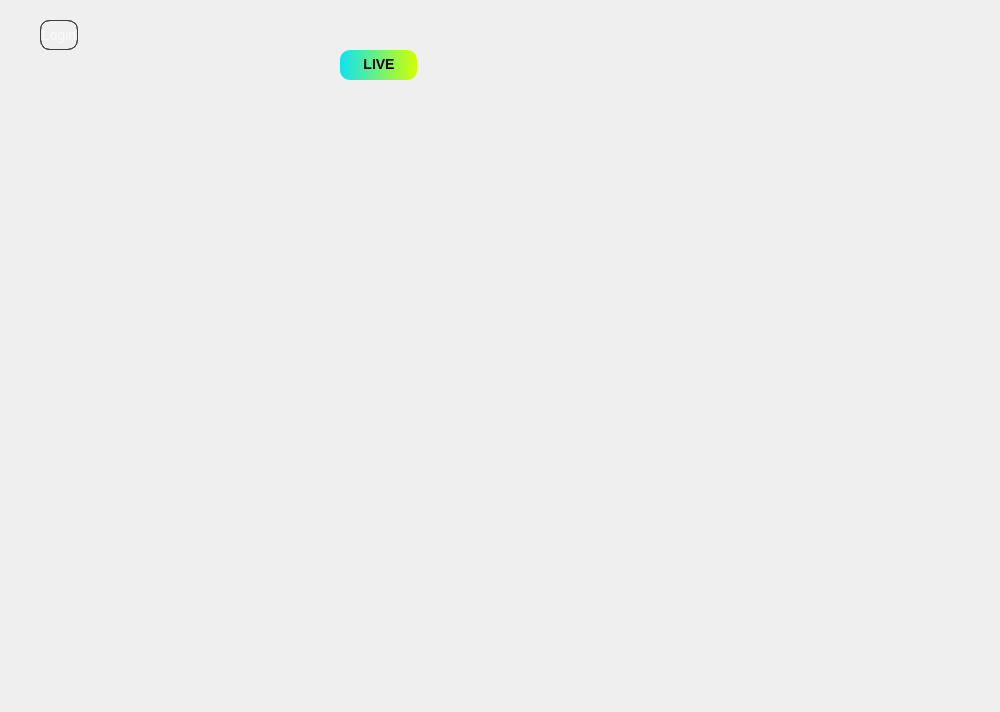
<?xml version="1.0" encoding="UTF-8"?>
<ui version="4.0">
 <class>AFMainFrameGuide</class>
 <widget class="QWidget" name="AFMainFrameGuide">
  <property name="geometry">
   <rect>
    <x>0</x>
    <y>0</y>
    <width>1000</width>
    <height>712</height>
   </rect>
  </property>
  <property name="windowTitle">
   <string>Form</string>
  </property>
  <layout class="QVBoxLayout" name="verticalLayout_4">
   <property name="spacing">
    <number>0</number>
   </property>
   <property name="leftMargin">
    <number>0</number>
   </property>
   <property name="topMargin">
    <number>0</number>
   </property>
   <property name="rightMargin">
    <number>0</number>
   </property>
   <property name="bottomMargin">
    <number>0</number>
   </property>
   <item>
    <widget class="QWidget" name="widget_Space" native="true">
     <property name="sizePolicy">
      <sizepolicy hsizetype="Expanding" vsizetype="Expanding">
       <horstretch>0</horstretch>
       <verstretch>0</verstretch>
      </sizepolicy>
     </property>
     <widget class="AFQHoverWidget" name="widget_Login" native="true">
      <property name="geometry">
       <rect>
        <x>40</x>
        <y>20</y>
        <width>38</width>
        <height>30</height>
       </rect>
      </property>
      <property name="minimumSize">
       <size>
        <width>0</width>
        <height>0</height>
       </size>
      </property>
      <property name="maximumSize">
       <size>
        <width>60</width>
        <height>30</height>
       </size>
      </property>
      <property name="styleSheet">
       <string notr="true">	border-radius: 10px;
	border: 1px solid #3a3d42;
	background:transparent;</string>
      </property>
      <layout class="QHBoxLayout" name="horizontalLayout">
       <property name="spacing">
        <number>0</number>
       </property>
       <property name="leftMargin">
        <number>0</number>
       </property>
       <property name="topMargin">
        <number>0</number>
       </property>
       <property name="rightMargin">
        <number>0</number>
       </property>
       <property name="bottomMargin">
        <number>0</number>
       </property>
       <item>
        <widget class="QLabel" name="label_Login">
         <property name="maximumSize">
          <size>
           <width>16777215</width>
           <height>16777215</height>
          </size>
         </property>
         <property name="styleSheet">
          <string notr="true">color: rgba(255, 255, 255, 0.70);
	font-size: 14px;
	font-style: normal;
	font-weight: normal;
	line-height: normal;
	text-align: center;</string>
         </property>
         <property name="text">
          <string>Login</string>
         </property>
         <property name="alignment">
          <set>Qt::AlignCenter</set>
         </property>
        </widget>
       </item>
      </layout>
     </widget>
     <widget class="QPushButton" name="pushButton_SceneSource">
      <property name="geometry">
       <rect>
        <x>170</x>
        <y>60</y>
        <width>46</width>
        <height>46</height>
       </rect>
      </property>
      <property name="minimumSize">
       <size>
        <width>0</width>
        <height>0</height>
       </size>
      </property>
      <property name="maximumSize">
       <size>
        <width>16777215</width>
        <height>16777215</height>
       </size>
      </property>
      <property name="styleSheet">
       <string notr="true"/>
      </property>
      <property name="text">
       <string/>
      </property>
      <property name="icon">
       <iconset>
        <normaloff>:/image/resource/block-icon/scenesource.png</normaloff>:/image/resource/block-icon/scenesource.png</iconset>
      </property>
      <property name="iconSize">
       <size>
        <width>56</width>
        <height>56</height>
       </size>
      </property>
      <property name="checkable">
       <bool>true</bool>
      </property>
      <property name="flat">
       <bool>true</bool>
      </property>
     </widget>
     <widget class="QPushButton" name="pushButton_GuideBroad">
      <property name="enabled">
       <bool>true</bool>
      </property>
      <property name="geometry">
       <rect>
        <x>340</x>
        <y>50</y>
        <width>77</width>
        <height>30</height>
       </rect>
      </property>
      <property name="minimumSize">
       <size>
        <width>0</width>
        <height>0</height>
       </size>
      </property>
      <property name="maximumSize">
       <size>
        <width>16777215</width>
        <height>16777215</height>
       </size>
      </property>
      <property name="styleSheet">
       <string notr="true">border-radius: 10px;
	background: qlineargradient( x1:0 y1:0, x2:1 y2:0, stop:0 #0EE3F1 , stop:1 #D1FF00 );
	color: #000;
	font-size: 14px;
	font-style: normal;
	font-weight: 700;
	line-height: normal;
	padding-bottom: 3px;
	padding-left: 1px;</string>
      </property>
      <property name="text">
       <string>LIVE</string>
      </property>
      <property name="checkable">
       <bool>true</bool>
      </property>
     </widget>
    </widget>
   </item>
  </layout>
 </widget>
 <customwidgets>
  <customwidget>
   <class>AFQHoverWidget</class>
   <extends>QWidget</extends>
   <header>UIComponent/CBasicHoverWidget.h</header>
   <container>1</container>
  </customwidget>
 </customwidgets>
 <resources/>
 <connections/>
</ui>
